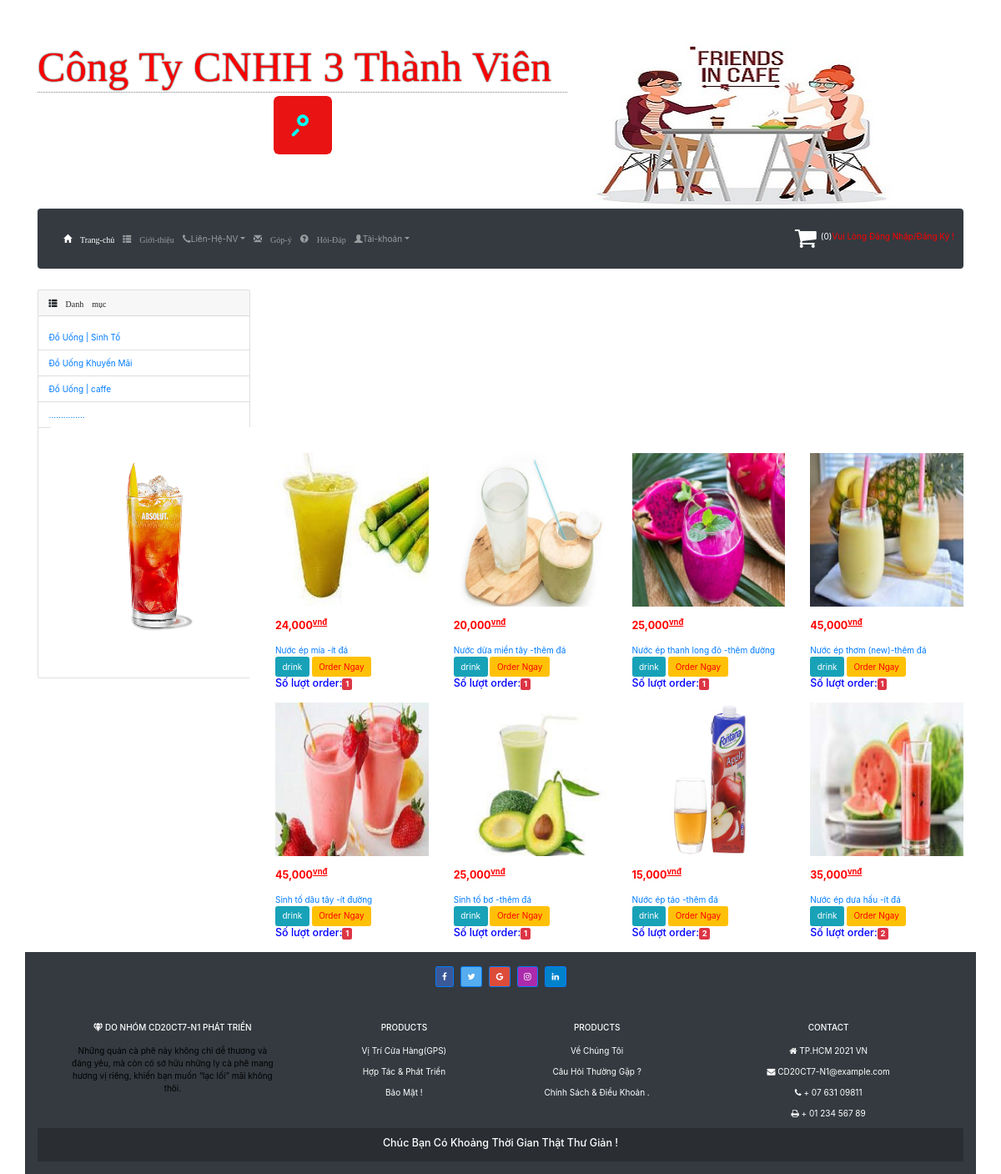
The page /index.php?action=home&act=sanpham on the database its author committed.
### tables this page shows
CREATE TABLE `items` (
  `mahh` int(11) NOT NULL,
  `tenhh` varchar(60) NOT NULL,
  `dongia` float NOT NULL,
  `giamgia` float NOT NULL,
  `hinh` varchar(50) NOT NULL,
  `Nhom` int(4) NOT NULL,
  `maloai` int(11) NOT NULL,
  `dacbiet` bit(1) NOT NULL,
  `soluotxem` int(11) NOT NULL,
  `ngaylap` date NOT NULL,
  `mota` varchar(2000) NOT NULL,
  `soluongton` int(11) NOT NULL,
  `tuyvi` varchar(20) NOT NULL
);

### Model/connect.php (called while the page is built, shortened)
<?php
class ketnoi
{
	var $db=null;
	public function __construct()
	{
		$dsn='mysql:host=localhost;dbname=cafestore1';
		$user='root';
		$pass='';
		try {$this->db=new PDO($dsn,$user,$pass,array(PDO::MYSQL_ATTR_INIT_COMMAND=>"SET NAMES utf8"));
		} catch (PDOException $e) {echo "Kết nối database của bạn ko thành công";}
	}
	public function travedanhsach($select)
	{
		$results=$this->db->query($select);
		return($results);
	}
}
?>

### Model/items.php (called while the page is built, shortened)
<?php
class ITEMS{
   function getListHangHoaNew()
   {
       $select="select * from items order by mahh DESC limit 8";
       $db=new ketnoi();
       $result=$db->travedanhsach($select);
       return $result;
   }
}
?>

### View/sanpham.php (the view, shortened to what this page needs)
 <?php
 include "quangcao.php";
 ?>
<?php
   if(isset($_GET["act"]))
   {
       if($_GET["act"]=="sanpham")
       {
           $ac=1;
       }
       elseif($_GET["act"]=="khuyenmai")
       {
           $ac=2;
       }
       elseif($_GET["act"]=="timkiem")
       {
           $ac=3;
       }
       else{
           $ac=0;
       }
   }
?>
 <section id="examples" class="text-center">
     <div class="row">
         <div class="col-lg-8 text-right">
         </div>
     </div>
     <div class="row">
        <?php
           $hh=new ITEMS();
           if($ac==1)
           {
               $results=$hh->getListHangHoaNew();
           }
           elseif($ac==2)
           {
               $results=$hh->getListHangHoaSaleAll();
           }
           while($set=$results->fetch()):
        ?>
             <div class="col-lg-3 col-md-4 mb-3 text-left">
                 <div class="view overlay z-depth-1-half">
                     <img src="<?php echo 'Content/image2/'.$set['hinh'];?>" class="img-fluid" alt="">
                 </div>
                   <?php
                   if($ac==2){
                       echo '<h5 class="my-4 font-weight-bold">Giảm Còn :
                       <font color="red">'.number_format($set['giamgia']).'<sup><u>vnđ</u></sup></font>
                       <strike>'.number_format($set['dongia']).'</strike><sup><u>vnđ</u></sup>
                       </h5>';
                   }
                   else{
                       echo '<h5 class="my-4 font-weight-bold" style="color: red;">'.number_format($set['dongia']).'<sup><u>vnđ</u></sup></br>';
                   }
                   ?>
                 </h5>
                 <a href="index.php?action=home&act=detail&id=<?php echo $set['mahh'];?>">
                     <span><?php echo $set['tenhh'].'-'.$set['tuyvi'];?></span></br></a>
                 <button class="btn btn-info" id="may4" value="lap 4">drink</button>
                 <button class="btn btn-warning" >
                     <a href="index.php?action=home&act=detail&id=<?php echo $set['mahh'];?>" style="color:red">Order Ngay</a></button>
                 <h5 style="color: #0000FF; ">Số lượt order:<span class="badge badge-danger"><?php echo $set['soluotxem'];?></span></h5>
             </div>
       <?php
       endwhile;
       ?>
     </div>
 </section>

### Content/CSS/style.css (style rules this page uses)
html, body { height: 100%; }
body { padding: 0px; margin: 0px; background-position: center; background-size: cover; background-attachment: fixed; background-repeat: no-repeat; }

### rows shown on the page
items: hinh (picture), dongia "24,000", tenhh "Nước ép mía", tuyvi "ít đá", soluotxem "1"
items: hinh (picture), dongia "20,000", tenhh "Nước dừa miền tây", tuyvi "thêm đá", soluotxem "1"
items: hinh (picture), dongia "25,000", tenhh "Nước ép thanh long đỏ", tuyvi "thêm đường", soluotxem "1"
items: hinh (picture), dongia "45,000", tenhh "Nước ép thơm (new)", tuyvi "thêm đá", soluotxem "1"
items: hinh (picture), dongia "45,000", tenhh "Sinh tố dâu tây", tuyvi "ít đường", soluotxem "1"
items: hinh (picture), dongia "25,000", tenhh "Sinh tố bơ", tuyvi "thêm đá", soluotxem "1"
items: hinh (picture), dongia "15,000", tenhh "Nước ép táo", tuyvi "thêm đá", soluotxem "2"
items: hinh (picture), dongia "35,000", tenhh "Nước ép dưa hấu", tuyvi "ít đá", soluotxem "2"

### other values the page prints
$dem "0"
